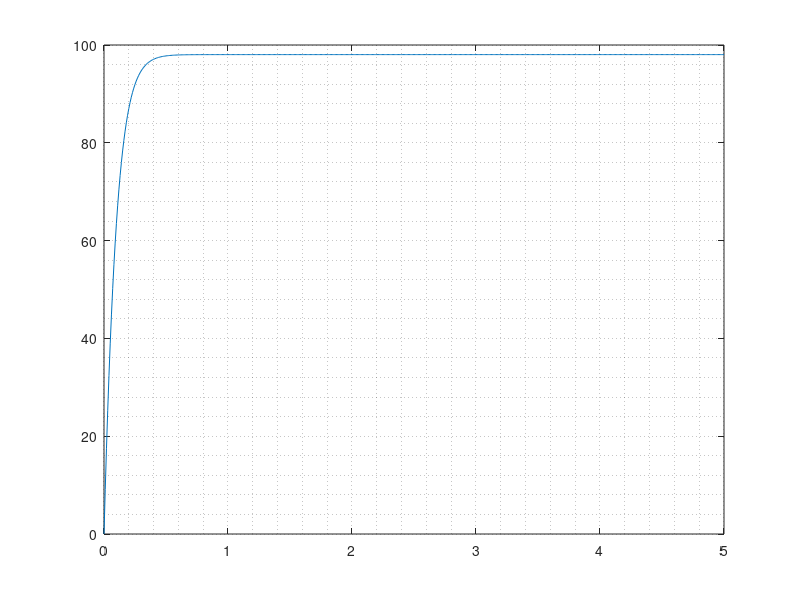

MATLAB code to generate this figure:
% easysim.m: Simulates digital control of continuous-time system
% without needing Matlab's Control System Toolbox. Uses only
% Euler's approximation. Runs in Matlab and GNU Octave. User
% needs to convert plant and controller TFs to SS.   
%
% PRECONDITIONS: Tp < Tc/10; Tc < Tmin/10. Here, Tmin is the
% smallest time constant of the CL system.  
%-------------------------------------------------------------

clc; clear all; close all;
pkg load control
pkg load signal

% ------------ Begin declarations ----------------------------

% Plant transfer function K/(s+w)
K = 39.3*17.6991; w = 17.6991;
% State space model of plant is 
%
% xpdot = -w*xp + up;
% yp = K*xp;
%
% The suffix ``p'' represents plant.

% Controller will sample plant states every Tc seconds  
Tc = 0.01;
% We will control the plant for tcfin seconds
tcfin = 5; 

% Step size Tp used for numerical integration of plant 
% differential equation using Euler's approximation.
Tp = 0.00001;
% We will numerically integrate plant differential
% equation for Tc seconds.   

% Controller TF is Cs = (Kp*s+Ki)/s
Kp = 0.11;
Ki = 1.737;
% State-space model of controller is 
%
% xcdot = uc;
% yc = Ki*xc + Kp*uc;
%
% The suffix ``c'' represents controller.
a = 1 - 0.2*Tc; b = Tc;
c = 0.2516; d = 0.0144;

ai = 1 - 17.6992*Tp; bi = Tp;
ci = -0.5155; di = 0.0355;


%------ Declarations complete ---- Start simulation --------


% Continuous-time plant discrete-time controller

sd = 100;    % Desired motor speed in rad/sec. 
sa(1) = 0;   % Initial actual speed (sa = yp).
xc(1) = 0;   % Initial state of controller. 
yc(1) = 0;   % Intial output of controller.
xp(1) = 0;   % Initial state of plant.
for k = 1:tcfin/Tc
  uc(k) = sd - sa(k);
  xc(k+1) = a*xc(k) + b*uc(k);
  yc(k) = c*xc(k) + d*uc(k);
  % Hold last sample of controller output:
  up = yc(k); 
  % Numerically integrate plant equation holding the last
  % controller output as the input to the plant.
  
  for i = 1:Tc/Tp-1
    xp = ai*xp + bi*up;
    % This is the equation
    % xp(k+1) = (1-Tp*w)*xp(k) + Tp*up;
  end
  ip(k) = ci*xp + di*up;
  sa(k+1) = (up - 28.2002*ip(k))/0.0209;
end

t = (0:tcfin/Tc)*Tc;
save ('q32.mat', 'sa', 't', 'yc')
plot(t,sa); grid(gca,'minor');
%print -depsc Tc0-0001.eps